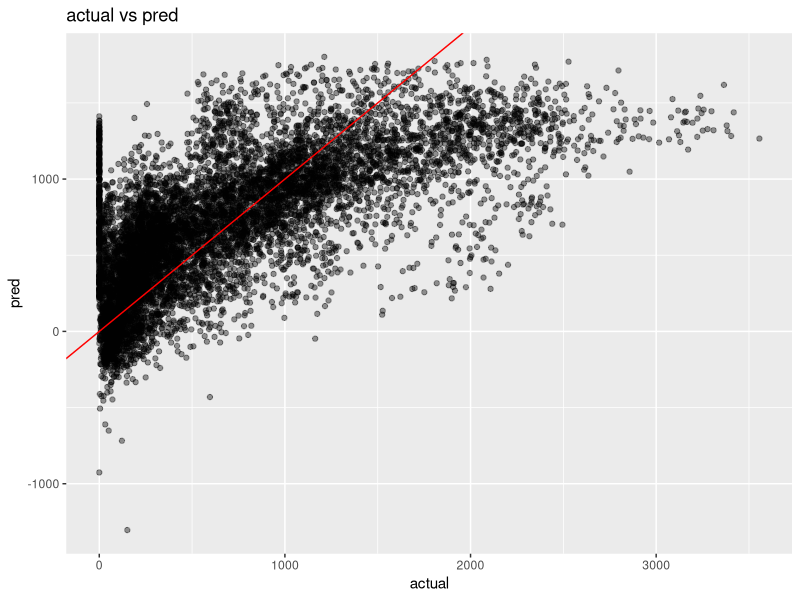
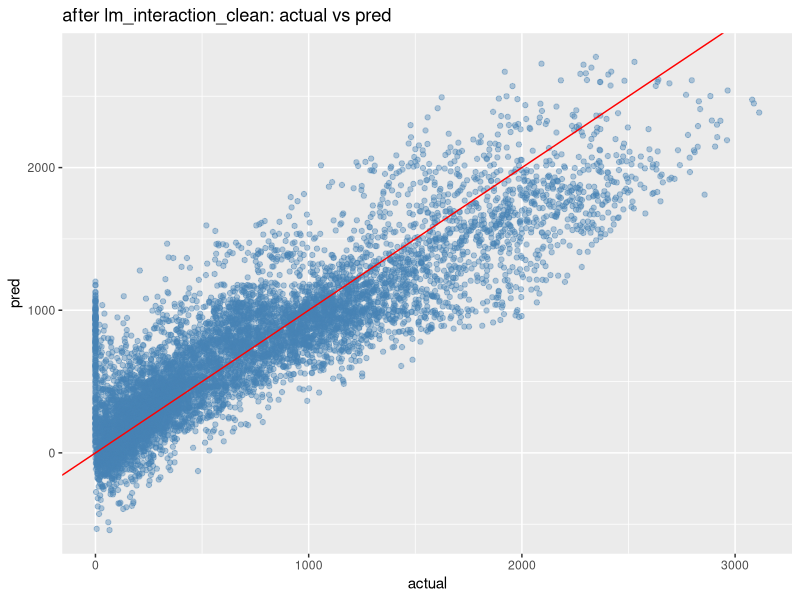

Here is the R script that generated these plots, in order:
## 1. 데이터 불러오기 및 특성 파악 (Question 1)
SeoulBike<- read.csv("SeoulBikeData.csv")
str(SeoulBike)
summary(SeoulBike)

## 2. 변수 이름 수정 (Question 2)
names(SeoulBike) <- c(
  "Date",          # 날짜
  "Rented",        # 대여량
  "Hour",          # 시간
  "Temp",          # 온도
  "Humidity",      # 습도
  "WindSp",        # 풍속
  "Visibility",    # 가시거리
  "Dew",           # 이슬점
  "Solar",         # 일사량
  "Rain",          # 강수량
  "Snow",          # 적설량
  "Holiday",       # 공휴일 여부
  "FunctioningDay" # 운영일 여부
)
str(SeoulBike)

## 3. 데이터 타입 변환 (Question 3)
# (1) Date: 문자 -> Date 유형
SeoulBike$Date <- as.Date(SeoulBike$Date, format = "%d/%m/%Y")

# (2) Holiday: "No Holiday"→0, "Holiday"→1
SeoulBike$Holiday <- ifelse(SeoulBike$Holiday == "No Holiday", 0, 1)

# (3) FunctioningDay: "Yes"→1, "No"→0
SeoulBike$FunctioningDay <- ifelse(SeoulBike$FunctioningDay == "Yes", 1, 0)

str(SeoulBike)

## 4. 불필요 변수 선정 (Question 4)
# Dew: 온도(Temp), 습도(Humidity)와 강한 다중공선성(중복 정보) 존재
# FunctioningDay: 값의 분산이 매우 낮아 정보 가치 없음

## 다중공선성 확인하여 근거 제시
library(car)
lm_initial <- lm(Rented ~ Hour + Temp + Humidity + WindSp + Visibility + Dew + Solar + Rain + Snow + Holiday + FunctioningDay, data = SeoulBike)
vif(lm_initial) # Dew 값 매우 높음(VIF > 10 예상), FunctioningDay 분산 낮음(거의 1)

## 5. 불필요 변수 제거 (Question 5)
Bike2 <- subset(SeoulBike, select = -c(Dew, FunctioningDay))
str(Bike2)

## 6. 연구 가설 세우기 (Question 6)
# Temp (+): 온도 상승 → 대여량 증가
# Humidity (-): 습도 상승 → 대여량 감소
# WindSp (-): 풍속 증가 → 대여량 감소
# Visibility (+): 가시거리 증가 → 대여량 증가
# Solar (+): 일사량 증가 → 대여량 증가
# Rain (-): 비 증가 → 대여량 감소
# Snow (-): 눈 증가 → 대여량 감소
# Hour: 출퇴근 시간대(7-9시, 17-19시) → 대여량 증가
# Holiday (+): 공휴일 → 대여량 증가 예상

## 7. 다중선형회귀모델 적합 (Question 7)
lm_model <- lm(
  Rented ~ Hour + Temp + Humidity + WindSp + Visibility + Solar + Rain + Snow + Holiday,
  data = Bike2
)
summary(lm_model)

## 8. 다중공선성 재확인 (Question 8)
vif_values <- vif(lm_model)
print(vif_values)

## 9. 모델 성능 확인 및 시각화 (Question 9)
# (1) RMSE 계산
Bike2$pred <- predict(lm_model, Bike2)
rmse <- sqrt(mean((Bike2$Rented - Bike2$pred)^2))
cat("RMSE:", round(rmse, 2), "\n")

# (2) 결정계수(R²), 조정된 R² 계산
r2 <- summary(lm_model)$r.squared
adj_r2 <- summary(lm_model)$adj.r.squared
cat("R2:", round(r2, 4), "\n")
cat("Adjusted R2:", round(adj_r2, 4), "\n")

# (3) ggplot2로 실제 vs 예측값 산점도
library(ggplot2)
ggplot(Bike2, aes(x = Rented, y = pred)) +
  geom_point(alpha = 0.4) +
  geom_abline(slope = 1, intercept = 0, color = "red") +
  labs(
    title = "actual vs pred",
    x = "actual",
    y = "pred"
  )
## 10. 중간평가 및 해석 (수정 버전)

# (1) 변수별 해석
# - Temp(양의 관계): 온도가 올라가면 대여량 증가
# - Rain(음의 관계): 비가 오면 대여량 감소
# - Humidity(음의 관계): 습도가 높으면 대여량 감소
# - Hour: 출퇴근 시간대에 대여량 증가
# - Holiday(양의 관계): 공휴일 대여량 증가

# (2) 모델 전체 평가
# - Adjusted R²는 약 0.47 수준으로, 전체 변동의 절반 미만만 설명
# - 이는 계절성, 요일, 비선형 패턴 등이 포함되지 않아 생긴 한계임
# - RMSE는 약 450~470 수준으로, 다소 높은 편

# (3) 결론 및 추가 분석 제안
# 계절성(요일, 월 등 날짜 변수)을 추가하면 성능이 더 개선될 수 있음.
# 다항항(Temp^2 등), 교호작용(Temp*Hour 등)을 추가하면 추가 성능 향상 가능.
# 잔차분석을 통한 정규성, 등분산성 진단이 권장됨.

## 11. 성능 향상 모델 구축 (Question 11 – 개선 모델)
# Question 11 (업데이트 버전)

# 0. 파생 변수 생성
Bike2$HourF <- as.factor(Bike2$Hour)
Bike2$Weekday <- weekdays(Bike2$Date)
Bike2$WeekdayF <- as.factor(Bike2$Weekday)
Bike2$Month <- as.numeric(format(Bike2$Date, "%m"))
Bike2$Season <- ifelse(Bike2$Month %in% c(3,4,5), "spring",
                       ifelse(Bike2$Month %in% c(6,7,8), "summer",
                              ifelse(Bike2$Month %in% c(9,10,11), "fall", "winter")))
Bike2$SeasonF <- as.factor(Bike2$Season)

# 1. 상호작용 포함 모델 학습
lm_interaction_model <- lm(
  Rented ~ Temp + I(Temp^2) +
    Humidity + I(Humidity^2) +
    Rain + Holiday +
    HourF + Temp:HourF +
    SeasonF + WeekdayF +
    Rain:HourF + Holiday:WeekdayF + Humidity:SeasonF,
  data = Bike2
)

# 2. 성능 평가 (전체 데이터 기준)
Bike2$pred_interaction <- predict(lm_interaction_model, Bike2)
rmse_interaction <- sqrt(mean((Bike2$Rented - Bike2$pred_interaction)^2))
r2_interaction <- summary(lm_interaction_model)$r.squared
adj_r2_interaction <- summary(lm_interaction_model)$adj.r.squared

cat("[전체 데이터] RMSE:", round(rmse_interaction, 2), "\n")
cat("[전체 데이터] R2:", round(r2_interaction, 4), "\n")
cat("[전체 데이터] Adjusted R2:", round(adj_r2_interaction, 4), "\n")

# 3. 이상치 제거 (Cook’s Distance 기반)
cooks_d <- cooks.distance(lm_interaction_model)
threshold <- 4 / nrow(Bike2)
Bike2_clean <- Bike2[cooks_d < threshold, ]

cat("제거된 이상치 수:", nrow(Bike2) - nrow(Bike2_clean), "\n")

# 4. 이상치 제거 후 동일 모델 재학습
lm_interaction_clean <- lm(
  Rented ~ Temp + I(Temp^2) +
    Humidity + I(Humidity^2) +
    Rain + Holiday +
    HourF + Temp:HourF +
    SeasonF + WeekdayF +
    Rain:HourF + Holiday:WeekdayF + Humidity:SeasonF,
  data = Bike2_clean
)

# 5. 성능 재평가 (이상치 제거 후)
Bike2_clean$pred_clean <- predict(lm_interaction_clean, Bike2_clean)
rmse_clean <- sqrt(mean((Bike2_clean$Rented - Bike2_clean$pred_clean)^2))
r2_clean <- summary(lm_interaction_clean)$r.squared
adj_r2_clean <- summary(lm_interaction_clean)$adj.r.squared

cat("[이상치 제거] RMSE:", round(rmse_clean, 2), "\n")
cat("[이상치 제거] R2:", round(r2_clean, 4), "\n")
cat("[이상치 제거] Adjusted R2:", round(adj_r2_clean, 4), "\n")

# 6. 시각화
library(ggplot2)
ggplot(Bike2_clean, aes(x = Rented, y = pred_clean)) +
  geom_point(alpha = 0.4, color = "steelblue") +
  geom_abline(slope = 1, intercept = 0, color = "red") +
  labs(
    title = "after lm_interaction_clean: actual vs pred",
    x = "actual",
    y = "pred"
  )
